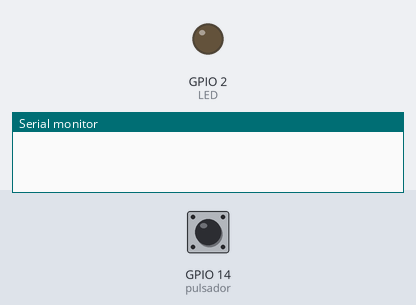
Bench run of a sketch on a simulated ESP32. On the bench: output pins drawn as LEDs (lit = HIGH), the last lines printed to the serial monitor. The test bench sets the inputs (shaded band); at power-on: GPIO 14 (pulsador) HIGH.

Above: at 1.2 s.
1.3 s: GPIO 14 (pulsador) pulled LOW for 0.15 s
At 2.5 s:
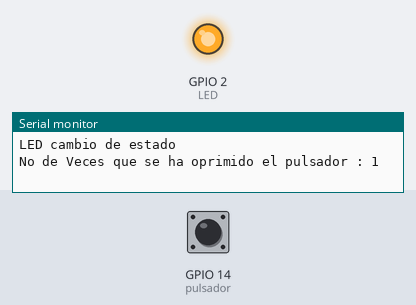
2.9 s: GPIO 14 (pulsador) pulled LOW for 1 s
At 3.8 s:
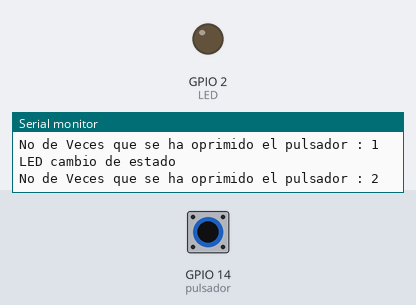
5.4 s: GPIO 14 (pulsador) pulled LOW for 3.2 s
At 5.7 s:
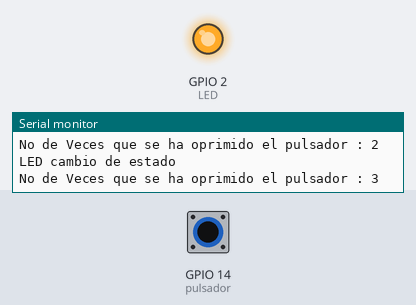
Timing chart, 0 to 8.4 s (numbered marks = the images above; inputs shaded):
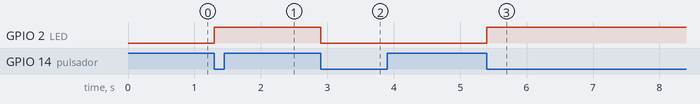

The sketch:

Preuba_ESP32.ino
```cpp
 // EJEMPLO 1 :

/*
void setup() {
  // put your setup code here, to run once:
  pinMode(2, OUTPUT);
}

void loop() {
  // put your main code here, to run repeatedly:
  digitalWrite(2,HIGH);
  delay(1000);
  digitalWrite(2,LOW  );
  delay(1000);
}*/

 // EJEMPLO 2 :


/*
  #define LED 2 //Define GPIO2
  #define pulsador 14 //Define GPIO14

void setup() {
  //Configuracion de  los GPIO

  pinMode(LED,OUTPUT);
  pinMode(pulsador,INPUT_PULLUP); // Leer entrada del pulsador

}

void loop() {

  if(digitalRead(pulsador)==0){
    digitalWrite(LED,!digitalRead(LED));
    while(digitalRead(pulsador)==0);
    delay(500);
    }

}

*/

 // EJEMPLO 3 :

/*

  #define LED 2 //Define GPIO2
  #define pulsadoron 14 //Define GPIO14
  #define pulsadoroff 16 //Define GPIO14
void setup() {
  //Configuracion de  los GPIO

  pinMode(LED,OUTPUT);
  pinMode(pulsadoron,INPUT_PULLUP); // Leer entrada del pulsador
  pinMode(pulsadoroff,INPUT_PULLUP); // Leer entrada del pulsador

}

void loop() {

  if(digitalRead(pulsadoron)==0){digitalWrite(LED,HIGH);}
  if(digitalRead(pulsadoroff)==0){digitalWrite(LED,LOW);}


}


 */


 // EJEMPLO 4 :


  #define LED 2 //Define GPIO2
  #define pulsador 14 //Define GPIO14
  uint8_t contador;

 void setup() {

  Serial.begin(115200);
  pinMode(LED,OUTPUT);
  pinMode(pulsador,INPUT_PULLUP); // Leer entrada del pulsador

  contador = 0;

}

void loop() {


  if(digitalRead(pulsador)==0){
    digitalWrite(LED,!digitalRead(LED));
    contador++;
    Serial.println("LED cambio de estado");
    Serial.print("No de Veces que se ha oprimido el pulsador : ");
    Serial.println(contador);
    while(digitalRead(pulsador)==0);
    delay(500);
    }

}
```

Measured:
- after the input at 1.3 s, GPIO 2 (LED): LOW → HIGH at once
- after the input at 2.9 s, GPIO 2 (LED): HIGH → LOW at once
- after the input at 5.4 s, GPIO 2 (LED): LOW → HIGH at once
